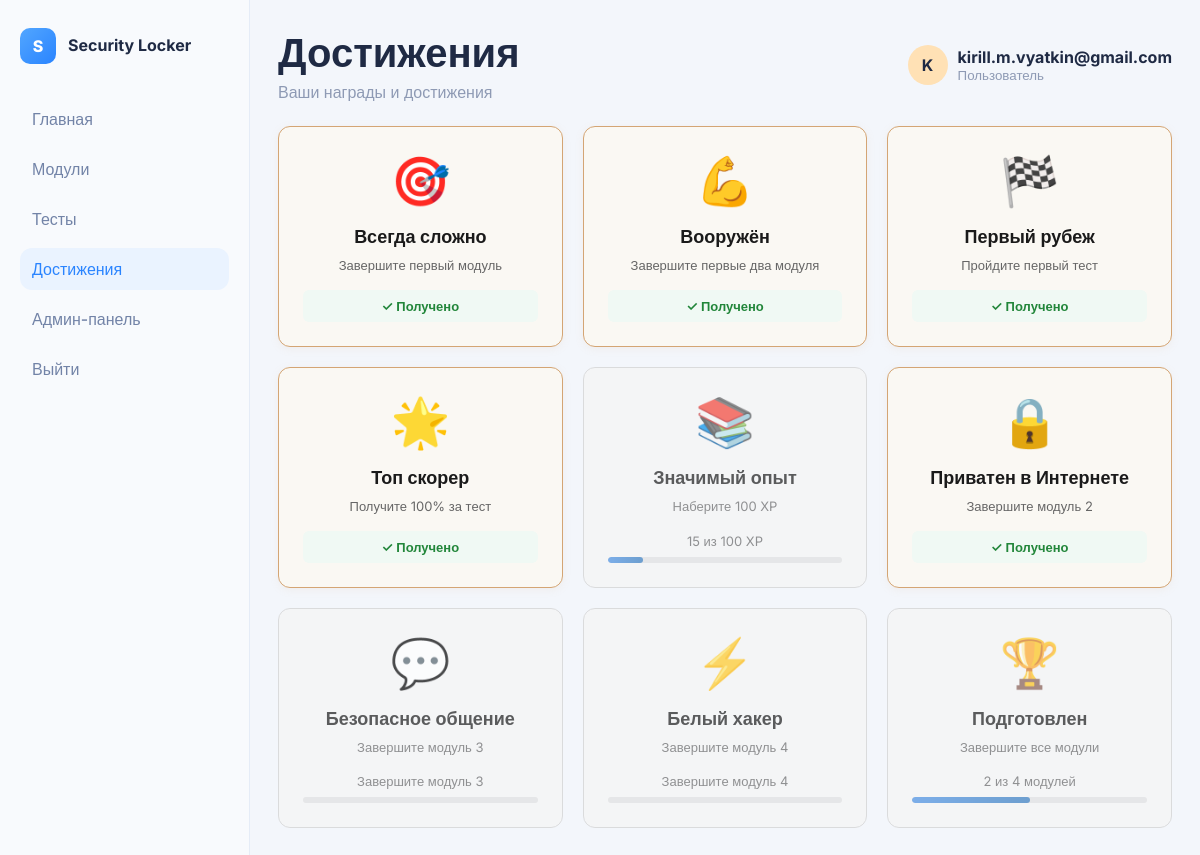
The app's page /achievements (signed in) with its own data.
### tables this page shows
CREATE TABLE users (
                id INTEGER PRIMARY KEY AUTOINCREMENT,
                email TEXT NOT NULL UNIQUE,
                password_hash TEXT NOT NULL,
                created_at TEXT NOT NULL DEFAULT (datetime('now'))
            );

CREATE TABLE achievements (
                id INTEGER PRIMARY KEY AUTOINCREMENT,
                user_id INTEGER NOT NULL,
                amount INTEGER NOT NULL,
                label TEXT NOT NULL,
                sort_order INTEGER NOT NULL DEFAULT 0, achievement_key TEXT, description TEXT DEFAULT '', icon TEXT DEFAULT '', unlocked_at TEXT,
                FOREIGN KEY (user_id) REFERENCES users(id) ON DELETE CASCADE
            );

### app.py (the view)
@app.route("/achievements")
def achievements_page():
    user = _get_current_user()
    if not user:
        return redirect(url_for("login"))
    with _connect_db() as conn:
        _ensure_achievement_columns(conn)
        all_achievements = get_user_achievements(conn, user.id)
        achievement_progress = {}
        for achievement in all_achievements:
            progress = get_achievement_progress(conn, user.id, achievement.get("achievement_key"))
            if progress:
                achievement_progress[achievement.get("achievement_key")] = progress
    return render_template(
        "achievements.html",
        user=user,
        active_nav="achievements",
        achievements=all_achievements,
        achievement_progress=achievement_progress,
    )

### app.py (called while the page is built, shortened)
def _connect_db() -> sqlite3.Connection:
    conn = sqlite3.connect(DB_PATH)
    conn.row_factory = sqlite3.Row
    conn.execute("PRAGMA foreign_keys = ON;")
    return conn

def _ensure_achievement_columns(conn: sqlite3.Connection) -> None:
    columns = {str(col["name"]) for col in conn.execute("PRAGMA table_info(achievements)").fetchall()}
    if "achievement_key" not in columns:
        conn.execute("ALTER TABLE achievements ADD COLUMN achievement_key TEXT")
    if "description" not in columns:
        conn.execute("ALTER TABLE achievements ADD COLUMN description TEXT DEFAULT ''")
    if "icon" not in columns:
        conn.execute("ALTER TABLE achievements ADD COLUMN icon TEXT DEFAULT ''")
    if "unlocked_at" not in columns:
        conn.execute("ALTER TABLE achievements ADD COLUMN unlocked_at TEXT")
    _migrate_achievements_data(conn)

def _migrate_achievements_data(conn: sqlite3.Connection) -> None:
    existing_achievements = conn.execute(
        "SELECT DISTINCT user_id FROM achievements WHERE achievement_key IS NULL LIMIT 1"
    ).fetchone()
    if not existing_achievements:
        return

def _get_current_user() -> User | None:
    user_id = session.get("user_id")
    if not user_id:
        return None
    with _connect_db() as conn:
        row = conn.execute("SELECT id, email FROM users WHERE id = ?", (user_id,)).fetchone()
        if not row:
            session.pop("user_id", None)
            return None
        return User(id=int(row["id"]), email=str(row["email"]))

@app.before_request
def _ensure_db_initialized() -> None:
    if app.config.get("DB_INITIALIZED"):
        return
    _init_db()
    app.config["DB_INITIALIZED"] = True

### services/achievement_service.py (called while the page is built)
def get_user_achievements(conn: sqlite3.Connection, user_id: int) -> list[dict[str, Any]]:
    rows = conn.execute(
        """
        SELECT id, achievement_key, label, description, icon, unlocked_at, sort_order
        FROM achievements
        WHERE user_id = ?
        ORDER BY sort_order ASC
        """,
        (user_id,),
    ).fetchall()
    return [dict(row) for row in rows]

def _get_passed_tests_count(conn: sqlite3.Connection, user_id: int) -> int:
    row = conn.execute(
        "SELECT COUNT(*) as count FROM test_history WHERE user_id = ? AND passed = 1",
        (user_id,),
    ).fetchone()
    return int(row["count"]) if row else 0

### app/templates/achievements.html (shortened to what this page needs)
{% extends "base.html" %}
{% block page_header %}
<div>
    <h2>Достижения</h2>
    <p>Ваши награды и достижения</p>
</div>
{% endblock %}
{% block content %}
<section class="achievements-page">
    <div class="achievements-grid">
        {% for achievement in achievements %}
        <article class="achievement-card {% if achievement.unlocked_at %}unlocked{% else %}locked{% endif %}">
            <div class="achievement-icon">{{ achievement.icon }}</div>
            <h3>{{ achievement.label }}</h3>
            <p class="achievement-description">{{ achievement.description }}</p>
            {% if achievement.unlocked_at %}
            <div class="achievement-status unlocked-badge">
                <span>✓ Получено</span>
            </div>
            {% else %}
            <div class="achievement-status locked-badge">
                {% set progress = achievement_progress.get(achievement.achievement_key) %}
                {% if progress %}
                <div class="progress-text">{{ progress.text }}</div>
                <div class="progress-bar">
                    <div class="progress-fill" style="width: {{ (progress.current / progress.total * 100)|int }}%"></div>
                </div>
                {% else %}
                <span>Заблокировано</span>
                {% endif %}
            </div>
            {% endif %}
        </article>
        {% endfor %}
    </div>
</section>
{% endblock %}

### app/templates/base.html (shortened to what this page needs)
<!DOCTYPE html>
<html lang="en">
<head>
    <link rel="stylesheet" href="{{ url_for('static', filename='css/style.css') }}">
</head>
<body>
    <div class="app-shell">
        <aside class="sidebar">
            <div class="brand">
                <span class="brand-icon">S</span>
                <h1 class="brand-title">Security Locker</h1>
            </div>
            <nav class="sidebar-nav">
                <a href="{{ url_for('dashboard') }}" class="nav-item{% if active_nav == 'dashboard' %} active{% endif %}">Главная</a>
                <a href="{{ url_for('modules') }}" class="nav-item{% if active_nav == 'modules' %} active{% endif %}">Модули</a>
                <a href="{{ url_for('tests') }}" class="nav-item{% if active_nav == 'tests' %} active{% endif %}">Тесты</a>
                <a href="{{ url_for('achievements_page') }}" class="nav-item{% if active_nav == 'achievements' %} active{% endif %}">Достижения</a>
                <a href="{{ url_for('admin_panel') }}" class="nav-item{% if active_nav == 'admin' %} active{% endif %}">Админ-панель</a>
                <a href="{{ url_for('logout') }}" class="nav-item">Выйти</a>
            </nav>
        </aside>
        <main class="content-area">
            <header class="topbar">
                {% block page_header %}{% endblock %}
                <div class="user-chip">
                    <div class="avatar">K</div>
                    <div>
                        <strong>{{ user.email if user else "Guest" }}</strong>
                        <small>Пользователь</small>
                    </div>
                </div>
            </header>
            {% block content %}{% endblock %}
        </main>
    </div>
</body>
</html>

### app/static/css/style.css (style rules this page uses)
:root { --bg: #f3f6fb; --white: #ffffff; --text: #1f2a44; --muted: #8e9ab4; --primary: #2a84ff; --border: #e5ecf7; --success: #33b779; --danger: #f05d5e; }
* { box-sizing: border-box; margin: 0; padding: 0; }
body { font-family: "Inter", sans-serif; background: var(--bg); color: var(--text); }
.app-shell { min-height: 100vh; display: grid; grid-template-columns: 250px 1fr; }
.sidebar { background: #f8fafd; border-right: 1px solid var(--border); padding: 28px 20px; display: flex; flex-direction: column; }
.brand { display: flex; gap: 12px; align-items: center; margin-bottom: 34px; }
.brand-icon { width: 36px; height: 36px; border-radius: 10px; background: linear-gradient(135deg, #52a6ff, #2a84ff); display: grid; place-items: center; color: #fff; font-weight: 800; }
.brand-title { font-size: 16px; font-weight: 700; line-height: 1.2; }
.sidebar-nav { display: grid; gap: 8px; }
.nav-item { text-decoration: none; color: #7283a7; font-weight: 500; padding: 11px 12px; border-radius: 12px; }
.nav-item.active, .nav-item:hover { color: var(--primary); background: #eaf3ff; }
.content-area { padding: 28px; }
.topbar { display: flex; justify-content: space-between; align-items: center; margin-bottom: 24px; }
.topbar h2 { font-size: 40px; font-weight: 800; }
.topbar p { color: var(--muted); margin-top: 5px; }
.user-chip { display: flex; align-items: center; gap: 10px; }
.avatar { width: 40px; height: 40px; border-radius: 50%; display: grid; place-items: center; background: #ffe1b5; font-weight: 700; }
.user-chip small { display: block; color: var(--muted); }
.achievements-page { display: flex; justify-content: center; }
.achievements-grid { display: grid; grid-template-columns: repeat(3, 1fr); gap: 20px; max-width: 1200px; width: 100%; }
.achievement-card { border: 1px solid #d0d0d0; border-radius: 12px; padding: 24px; text-align: center; background: #f9f9f9; transition: all 0.3s ease; display: flex; flex-direction: column; align-items: center; }
.achievement-card.unlocked { background: #faf8f3; border-color: #d4a574; box-shadow: 0 2px 8px rgba(212, 165, 116, 0.1); }
.achievement-card.locked { opacity: 0.7; background: #f5f5f5; }
.achievement-icon { font-size: 48px; margin-bottom: 16px; display: block; }
.achievement-card h3 { font-size: 18px; font-weight: 600; margin: 0 0 8px 0; color: #1a1a1a; }
.achievement-description { font-size: 13px; color: #666; margin: 0 0 16px 0; line-height: 1.4; }
.achievement-status { margin-top: auto; width: 100%; }
.unlocked-badge { color: #22863a; font-weight: 600; font-size: 13px; padding: 8px 12px; background: #f0f9f4; border-radius: 6px; }
.locked-badge { width: 100%; }
.progress-text { font-size: 13px; color: #666; margin-bottom: 8px; }
.progress-bar { height: 6px; background: #e0e0e0; border-radius: 3px; overflow: hidden; }
.progress-fill { height: 100%; background: linear-gradient(90deg, #4a90e2, #357abd); border-radius: 3px; transition: width 0.3s ease; }

### records on screen
users: email "kirill.m.vyatkin@gmail.com"
achievements: icon "🎯", label "Всегда сложно", description "Завершите первый модуль", shows "✓ Получено"
achievements: icon "💪", label "Вооружён", description "Завершите первые два модуля", shows "✓ Получено"
achievements: icon "🏁", label "Первый рубеж", description "Пройдите первый тест", shows "✓ Получено"
achievements: icon "🌟", label "Топ скорер", description "Получите 100% за тест", shows "✓ Получено"
achievements: icon "📚", label "Значимый опыт", description "Наберите 100 XP", text "15 из 100 XP", {{ (progress.current / progress.total * 100)|int }} 15 (drawn)
achievements: icon "🔒", label "Приватен в Интернете", description "Завершите модуль 2", shows "✓ Получено"
achievements: icon "💬", label "Безопасное общение", description "Завершите модуль 3", text "Завершите модуль 3"
achievements: icon "⚡", label "Белый хакер", description "Завершите модуль 4", text "Завершите модуль 4"
achievements: icon "🏆", label "Подготовлен", description "Завершите все модули", text "2 из 4 модулей", {{ (progress.current / progress.total * 100)|int }} 50 (drawn)
